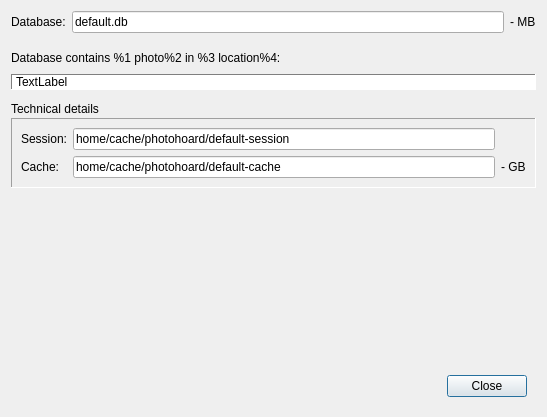
<?xml version="1.0" encoding="UTF-8"?>
<ui version="4.0">
 <class>DBInfoDialog</class>
 <widget class="QDialog" name="DBInfoDialog">
  <property name="geometry">
   <rect>
    <x>0</x>
    <y>0</y>
    <width>547</width>
    <height>417</height>
   </rect>
  </property>
  <property name="windowTitle">
   <string>Database information</string>
  </property>
  <layout class="QVBoxLayout" name="verticalLayout">
   <property name="spacing">
    <number>12</number>
   </property>
   <item>
    <widget class="QWidget" name="widget" native="true">
     <property name="sizePolicy">
      <sizepolicy hsizetype="Preferred" vsizetype="Minimum">
       <horstretch>0</horstretch>
       <verstretch>0</verstretch>
      </sizepolicy>
     </property>
     <layout class="QVBoxLayout" name="verticalLayout_2">
      <property name="leftMargin">
       <number>0</number>
      </property>
      <property name="topMargin">
       <number>0</number>
      </property>
      <property name="rightMargin">
       <number>0</number>
      </property>
      <property name="bottomMargin">
       <number>0</number>
      </property>
      <item>
       <widget class="QWidget" name="widget_2" native="true">
        <layout class="QGridLayout" name="gridLayout">
         <property name="leftMargin">
          <number>0</number>
         </property>
         <property name="topMargin">
          <number>0</number>
         </property>
         <property name="rightMargin">
          <number>0</number>
         </property>
         <property name="bottomMargin">
          <number>0</number>
         </property>
         <item row="0" column="2">
          <widget class="QLabel" name="dbsize">
           <property name="text">
            <string>- MB</string>
           </property>
          </widget>
         </item>
         <item row="0" column="0">
          <widget class="QLabel" name="label">
           <property name="text">
            <string>Database:</string>
           </property>
          </widget>
         </item>
         <item row="0" column="1">
          <widget class="QLineEdit" name="txtdbname">
           <property name="focusPolicy">
            <enum>Qt::NoFocus</enum>
           </property>
           <property name="text">
            <string>default.db</string>
           </property>
           <property name="readOnly">
            <bool>true</bool>
           </property>
          </widget>
         </item>
        </layout>
       </widget>
      </item>
      <item>
       <widget class="QWidget" name="widget_3" native="true">
        <layout class="QHBoxLayout" name="horizontalLayout_2">
         <property name="leftMargin">
          <number>0</number>
         </property>
         <property name="rightMargin">
          <number>0</number>
         </property>
         <property name="bottomMargin">
          <number>0</number>
         </property>
         <item>
          <widget class="QLabel" name="txtcount">
           <property name="text">
            <string>Database contains %1 photo%2 in %3 location%4:</string>
           </property>
          </widget>
         </item>
         <item>
          <spacer name="horizontalSpacer_2">
           <property name="orientation">
            <enum>Qt::Horizontal</enum>
           </property>
           <property name="sizeHint" stdset="0">
            <size>
             <width>40</width>
             <height>20</height>
            </size>
           </property>
          </spacer>
         </item>
        </layout>
       </widget>
      </item>
      <item>
       <widget class="QLabel" name="locations">
        <property name="palette">
         <palette>
          <active>
           <colorrole role="WindowText">
            <brush brushstyle="SolidPattern">
             <color alpha="255">
              <red>0</red>
              <green>0</green>
              <blue>0</blue>
             </color>
            </brush>
           </colorrole>
           <colorrole role="Button">
            <brush brushstyle="SolidPattern">
             <color alpha="255">
              <red>255</red>
              <green>255</green>
              <blue>255</blue>
             </color>
            </brush>
           </colorrole>
           <colorrole role="Light">
            <brush brushstyle="SolidPattern">
             <color alpha="255">
              <red>255</red>
              <green>255</green>
              <blue>255</blue>
             </color>
            </brush>
           </colorrole>
           <colorrole role="Midlight">
            <brush brushstyle="SolidPattern">
             <color alpha="255">
              <red>255</red>
              <green>255</green>
              <blue>255</blue>
             </color>
            </brush>
           </colorrole>
           <colorrole role="Dark">
            <brush brushstyle="SolidPattern">
             <color alpha="255">
              <red>127</red>
              <green>127</green>
              <blue>127</blue>
             </color>
            </brush>
           </colorrole>
           <colorrole role="Mid">
            <brush brushstyle="SolidPattern">
             <color alpha="255">
              <red>170</red>
              <green>170</green>
              <blue>170</blue>
             </color>
            </brush>
           </colorrole>
           <colorrole role="Text">
            <brush brushstyle="SolidPattern">
             <color alpha="255">
              <red>0</red>
              <green>0</green>
              <blue>0</blue>
             </color>
            </brush>
           </colorrole>
           <colorrole role="BrightText">
            <brush brushstyle="SolidPattern">
             <color alpha="255">
              <red>255</red>
              <green>255</green>
              <blue>255</blue>
             </color>
            </brush>
           </colorrole>
           <colorrole role="ButtonText">
            <brush brushstyle="SolidPattern">
             <color alpha="255">
              <red>0</red>
              <green>0</green>
              <blue>0</blue>
             </color>
            </brush>
           </colorrole>
           <colorrole role="Base">
            <brush brushstyle="SolidPattern">
             <color alpha="255">
              <red>255</red>
              <green>255</green>
              <blue>255</blue>
             </color>
            </brush>
           </colorrole>
           <colorrole role="Window">
            <brush brushstyle="SolidPattern">
             <color alpha="255">
              <red>255</red>
              <green>255</green>
              <blue>255</blue>
             </color>
            </brush>
           </colorrole>
           <colorrole role="Shadow">
            <brush brushstyle="SolidPattern">
             <color alpha="255">
              <red>0</red>
              <green>0</green>
              <blue>0</blue>
             </color>
            </brush>
           </colorrole>
           <colorrole role="AlternateBase">
            <brush brushstyle="SolidPattern">
             <color alpha="255">
              <red>255</red>
              <green>255</green>
              <blue>255</blue>
             </color>
            </brush>
           </colorrole>
           <colorrole role="ToolTipBase">
            <brush brushstyle="SolidPattern">
             <color alpha="255">
              <red>255</red>
              <green>255</green>
              <blue>220</blue>
             </color>
            </brush>
           </colorrole>
           <colorrole role="ToolTipText">
            <brush brushstyle="SolidPattern">
             <color alpha="255">
              <red>0</red>
              <green>0</green>
              <blue>0</blue>
             </color>
            </brush>
           </colorrole>
           <colorrole role="PlaceholderText">
            <brush brushstyle="SolidPattern">
             <color alpha="128">
              <red>0</red>
              <green>0</green>
              <blue>0</blue>
             </color>
            </brush>
           </colorrole>
          </active>
          <inactive>
           <colorrole role="WindowText">
            <brush brushstyle="SolidPattern">
             <color alpha="255">
              <red>0</red>
              <green>0</green>
              <blue>0</blue>
             </color>
            </brush>
           </colorrole>
           <colorrole role="Button">
            <brush brushstyle="SolidPattern">
             <color alpha="255">
              <red>255</red>
              <green>255</green>
              <blue>255</blue>
             </color>
            </brush>
           </colorrole>
           <colorrole role="Light">
            <brush brushstyle="SolidPattern">
             <color alpha="255">
              <red>255</red>
              <green>255</green>
              <blue>255</blue>
             </color>
            </brush>
           </colorrole>
           <colorrole role="Midlight">
            <brush brushstyle="SolidPattern">
             <color alpha="255">
              <red>255</red>
              <green>255</green>
              <blue>255</blue>
             </color>
            </brush>
           </colorrole>
           <colorrole role="Dark">
            <brush brushstyle="SolidPattern">
             <color alpha="255">
              <red>127</red>
              <green>127</green>
              <blue>127</blue>
             </color>
            </brush>
           </colorrole>
           <colorrole role="Mid">
            <brush brushstyle="SolidPattern">
             <color alpha="255">
              <red>170</red>
              <green>170</green>
              <blue>170</blue>
             </color>
            </brush>
           </colorrole>
           <colorrole role="Text">
            <brush brushstyle="SolidPattern">
             <color alpha="255">
              <red>0</red>
              <green>0</green>
              <blue>0</blue>
             </color>
            </brush>
           </colorrole>
           <colorrole role="BrightText">
            <brush brushstyle="SolidPattern">
             <color alpha="255">
              <red>255</red>
              <green>255</green>
              <blue>255</blue>
             </color>
            </brush>
           </colorrole>
           <colorrole role="ButtonText">
            <brush brushstyle="SolidPattern">
             <color alpha="255">
              <red>0</red>
              <green>0</green>
              <blue>0</blue>
             </color>
            </brush>
           </colorrole>
           <colorrole role="Base">
            <brush brushstyle="SolidPattern">
             <color alpha="255">
              <red>255</red>
              <green>255</green>
              <blue>255</blue>
             </color>
            </brush>
           </colorrole>
           <colorrole role="Window">
            <brush brushstyle="SolidPattern">
             <color alpha="255">
              <red>255</red>
              <green>255</green>
              <blue>255</blue>
             </color>
            </brush>
           </colorrole>
           <colorrole role="Shadow">
            <brush brushstyle="SolidPattern">
             <color alpha="255">
              <red>0</red>
              <green>0</green>
              <blue>0</blue>
             </color>
            </brush>
           </colorrole>
           <colorrole role="AlternateBase">
            <brush brushstyle="SolidPattern">
             <color alpha="255">
              <red>255</red>
              <green>255</green>
              <blue>255</blue>
             </color>
            </brush>
           </colorrole>
           <colorrole role="ToolTipBase">
            <brush brushstyle="SolidPattern">
             <color alpha="255">
              <red>255</red>
              <green>255</green>
              <blue>220</blue>
             </color>
            </brush>
           </colorrole>
           <colorrole role="ToolTipText">
            <brush brushstyle="SolidPattern">
             <color alpha="255">
              <red>0</red>
              <green>0</green>
              <blue>0</blue>
             </color>
            </brush>
           </colorrole>
           <colorrole role="PlaceholderText">
            <brush brushstyle="SolidPattern">
             <color alpha="128">
              <red>0</red>
              <green>0</green>
              <blue>0</blue>
             </color>
            </brush>
           </colorrole>
          </inactive>
          <disabled>
           <colorrole role="WindowText">
            <brush brushstyle="SolidPattern">
             <color alpha="255">
              <red>127</red>
              <green>127</green>
              <blue>127</blue>
             </color>
            </brush>
           </colorrole>
           <colorrole role="Button">
            <brush brushstyle="SolidPattern">
             <color alpha="255">
              <red>255</red>
              <green>255</green>
              <blue>255</blue>
             </color>
            </brush>
           </colorrole>
           <colorrole role="Light">
            <brush brushstyle="SolidPattern">
             <color alpha="255">
              <red>255</red>
              <green>255</green>
              <blue>255</blue>
             </color>
            </brush>
           </colorrole>
           <colorrole role="Midlight">
            <brush brushstyle="SolidPattern">
             <color alpha="255">
              <red>255</red>
              <green>255</green>
              <blue>255</blue>
             </color>
            </brush>
           </colorrole>
           <colorrole role="Dark">
            <brush brushstyle="SolidPattern">
             <color alpha="255">
              <red>127</red>
              <green>127</green>
              <blue>127</blue>
             </color>
            </brush>
           </colorrole>
           <colorrole role="Mid">
            <brush brushstyle="SolidPattern">
             <color alpha="255">
              <red>170</red>
              <green>170</green>
              <blue>170</blue>
             </color>
            </brush>
           </colorrole>
           <colorrole role="Text">
            <brush brushstyle="SolidPattern">
             <color alpha="255">
              <red>127</red>
              <green>127</green>
              <blue>127</blue>
             </color>
            </brush>
           </colorrole>
           <colorrole role="BrightText">
            <brush brushstyle="SolidPattern">
             <color alpha="255">
              <red>255</red>
              <green>255</green>
              <blue>255</blue>
             </color>
            </brush>
           </colorrole>
           <colorrole role="ButtonText">
            <brush brushstyle="SolidPattern">
             <color alpha="255">
              <red>127</red>
              <green>127</green>
              <blue>127</blue>
             </color>
            </brush>
           </colorrole>
           <colorrole role="Base">
            <brush brushstyle="SolidPattern">
             <color alpha="255">
              <red>255</red>
              <green>255</green>
              <blue>255</blue>
             </color>
            </brush>
           </colorrole>
           <colorrole role="Window">
            <brush brushstyle="SolidPattern">
             <color alpha="255">
              <red>255</red>
              <green>255</green>
              <blue>255</blue>
             </color>
            </brush>
           </colorrole>
           <colorrole role="Shadow">
            <brush brushstyle="SolidPattern">
             <color alpha="255">
              <red>0</red>
              <green>0</green>
              <blue>0</blue>
             </color>
            </brush>
           </colorrole>
           <colorrole role="AlternateBase">
            <brush brushstyle="SolidPattern">
             <color alpha="255">
              <red>255</red>
              <green>255</green>
              <blue>255</blue>
             </color>
            </brush>
           </colorrole>
           <colorrole role="ToolTipBase">
            <brush brushstyle="SolidPattern">
             <color alpha="255">
              <red>255</red>
              <green>255</green>
              <blue>220</blue>
             </color>
            </brush>
           </colorrole>
           <colorrole role="ToolTipText">
            <brush brushstyle="SolidPattern">
             <color alpha="255">
              <red>0</red>
              <green>0</green>
              <blue>0</blue>
             </color>
            </brush>
           </colorrole>
           <colorrole role="PlaceholderText">
            <brush brushstyle="SolidPattern">
             <color alpha="128">
              <red>0</red>
              <green>0</green>
              <blue>0</blue>
             </color>
            </brush>
           </colorrole>
          </disabled>
         </palette>
        </property>
        <property name="autoFillBackground">
         <bool>true</bool>
        </property>
        <property name="frameShape">
         <enum>QFrame::Panel</enum>
        </property>
        <property name="frameShadow">
         <enum>QFrame::Sunken</enum>
        </property>
        <property name="text">
         <string>TextLabel</string>
        </property>
        <property name="margin">
         <number>4</number>
        </property>
        <property name="indent">
         <number>4</number>
        </property>
       </widget>
      </item>
     </layout>
    </widget>
   </item>
   <item>
    <widget class="QWidget" name="widget_5" native="true">
     <layout class="QVBoxLayout" name="verticalLayout_3">
      <property name="spacing">
       <number>2</number>
      </property>
      <property name="leftMargin">
       <number>0</number>
      </property>
      <property name="topMargin">
       <number>0</number>
      </property>
      <property name="rightMargin">
       <number>0</number>
      </property>
      <property name="bottomMargin">
       <number>0</number>
      </property>
      <item>
       <widget class="CollapseButton" name="collapse">
        <property name="text">
         <string>Technical details</string>
        </property>
       </widget>
      </item>
      <item>
       <widget class="QFrame" name="details">
        <property name="frameShape">
         <enum>QFrame::Panel</enum>
        </property>
        <property name="frameShadow">
         <enum>QFrame::Sunken</enum>
        </property>
        <layout class="QGridLayout" name="gridLayout_2">
         <item row="1" column="0">
          <widget class="QLabel" name="label_4">
           <property name="text">
            <string>Session:</string>
           </property>
          </widget>
         </item>
         <item row="2" column="0">
          <widget class="QLabel" name="label_3">
           <property name="text">
            <string>Cache:</string>
           </property>
          </widget>
         </item>
         <item row="1" column="1">
          <widget class="QLineEdit" name="txtsession">
           <property name="sizePolicy">
            <sizepolicy hsizetype="Expanding" vsizetype="Fixed">
             <horstretch>0</horstretch>
             <verstretch>0</verstretch>
            </sizepolicy>
           </property>
           <property name="focusPolicy">
            <enum>Qt::NoFocus</enum>
           </property>
           <property name="text">
            <string>home/cache/photohoard/default-session</string>
           </property>
           <property name="readOnly">
            <bool>true</bool>
           </property>
          </widget>
         </item>
         <item row="2" column="2">
          <widget class="QLabel" name="cachesize">
           <property name="text">
            <string>- GB</string>
           </property>
          </widget>
         </item>
         <item row="2" column="1">
          <widget class="QLineEdit" name="txtcache">
           <property name="focusPolicy">
            <enum>Qt::NoFocus</enum>
           </property>
           <property name="text">
            <string>home/cache/photohoard/default-cache</string>
           </property>
           <property name="readOnly">
            <bool>true</bool>
           </property>
          </widget>
         </item>
        </layout>
       </widget>
      </item>
     </layout>
    </widget>
   </item>
   <item>
    <spacer name="verticalSpacer">
     <property name="orientation">
      <enum>Qt::Vertical</enum>
     </property>
     <property name="sizeHint" stdset="0">
      <size>
       <width>20</width>
       <height>10</height>
      </size>
     </property>
    </spacer>
   </item>
   <item>
    <widget class="QWidget" name="widget" native="true">
     <layout class="QHBoxLayout" name="horizontalLayout">
      <item>
       <spacer name="horizontalSpacer">
        <property name="orientation">
         <enum>Qt::Horizontal</enum>
        </property>
        <property name="sizeHint" stdset="0">
         <size>
          <width>40</width>
          <height>20</height>
         </size>
        </property>
       </spacer>
      </item>
      <item>
       <widget class="QPushButton" name="bclose">
        <property name="text">
         <string>Close</string>
        </property>
       </widget>
      </item>
     </layout>
    </widget>
   </item>
  </layout>
 </widget>
 <customwidgets>
  <customwidget>
   <class>CollapseButton</class>
   <extends>QLabel</extends>
   <header>CollapseButton.h</header>
  </customwidget>
 </customwidgets>
 <resources/>
 <connections>
  <connection>
   <sender>bclose</sender>
   <signal>clicked()</signal>
   <receiver>DBInfoDialog</receiver>
   <slot>reject()</slot>
   <hints>
    <hint type="sourcelabel">
     <x>617</x>
     <y>573</y>
    </hint>
    <hint type="destinationlabel">
     <x>405</x>
     <y>422</y>
    </hint>
   </hints>
  </connection>
 </connections>
 <slots>
  <slot>renameDB()</slot>
  <slot>moveDB()</slot>
  <slot>moveSession()</slot>
  <slot>moveCache()</slot>
  <slot>createNew()</slot>
  <slot>openOther()</slot>
  <slot>openRecent(QModelIndex)</slot>
  <slot>showRoots()</slot>
  <slot>splitDatabase()</slot>
  <slot>incorporateDatabase()</slot>
 </slots>
</ui>
